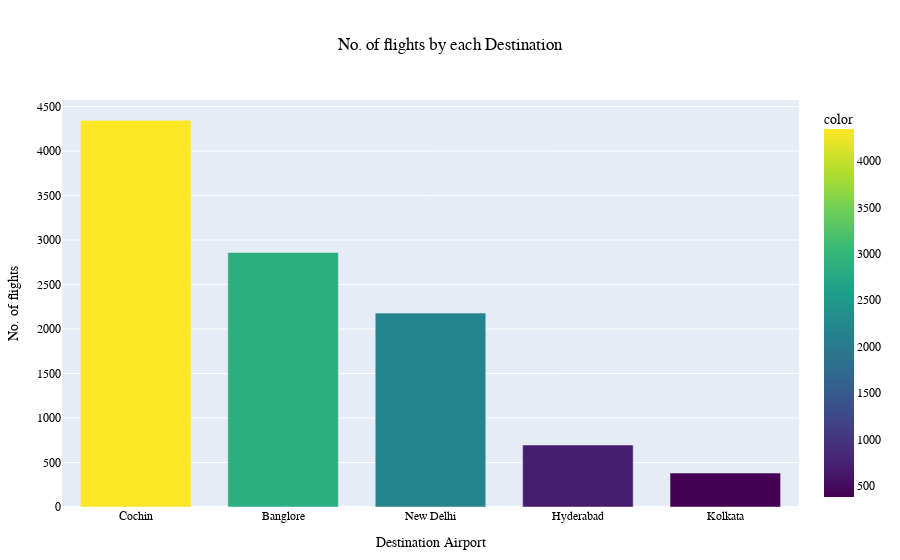

Here is the notebook cell this chart was saved with:
### Code cell
fig = px.bar(grouped_by_destination, color = grouped_by_destination.values, color_continuous_scale = 'Viridis')

# Update layout and styling
fig.update_layout(
    title = 'No. of flights by each Destination',
    title_x = 0.5,  # Center the title
    xaxis_title = 'Destination Airport',
    yaxis_title = 'No. of flights',
    #plot_bgcolor = 'rgba(240, 240, 240, 1)',  # Light background color
    bargap = 0.25,  # Adjust gap between bars
    font = dict(family = 'Arial', size = 12, color = 'black'),  # Font styling
    showlegend = True,   # Show legend
    margin = dict(t=100, b=50, l=50, r=50)  # Add margin to prevent overlap
)

fig.show()

### Figure 1 — Plotly figure (JSON) as saved in the notebook; plotly's stock layout.template omitted (floating-point values rounded to 4 significant figures)
{"data": [{"alignmentgroup": "True", "hovertemplate": "Destination=%{x}<br>value=%{y}<br>color=%{marker.color}<extra></extra>", "legendgroup": "", "marker": {"color": [4345, 2860, 2179, 696, 381], "coloraxis": "coloraxis", "pattern": {"shape": ""}}, "name": "", "offsetgroup": "", "orientation": "v", "showlegend": false, "textposition": "auto", "type": "bar", "x": ["Cochin", "Banglore", "New Delhi", "Hyderabad", "Kolkata"], "xaxis": "x", "y": [4345, 2860, 2179, 696, 381], "yaxis": "y"}], "layout": {"bargap": 0.25, "barmode": "relative", "coloraxis": {"colorbar": {"title": {"text": "color"}}, "colorscale": [[0, "#440154"], [0.1111, "#482878"], [0.2222, "#3e4989"], [0.3333, "#31688e"], [0.4444, "#26828e"], [0.5556, "#1f9e89"], [0.6667, "#35b779"], [0.7778, "#6ece58"], [0.8889, "#b5de2b"], [1, "#fde725"]]}, "font": {"color": "black", "family": "Arial", "size": 12}, "legend": {"tracegroupgap": 0}, "margin": {"b": 50, "l": 50, "r": 50, "t": 100}, "showlegend": true, "title": {"text": "No. of flights by each Destination", "x": 0.5}, "xaxis": {"anchor": "y", "domain": [0, 1], "title": {"text": "Destination Airport"}}, "yaxis": {"anchor": "x", "domain": [0, 1], "title": {"text": "No. of flights"}}}}
